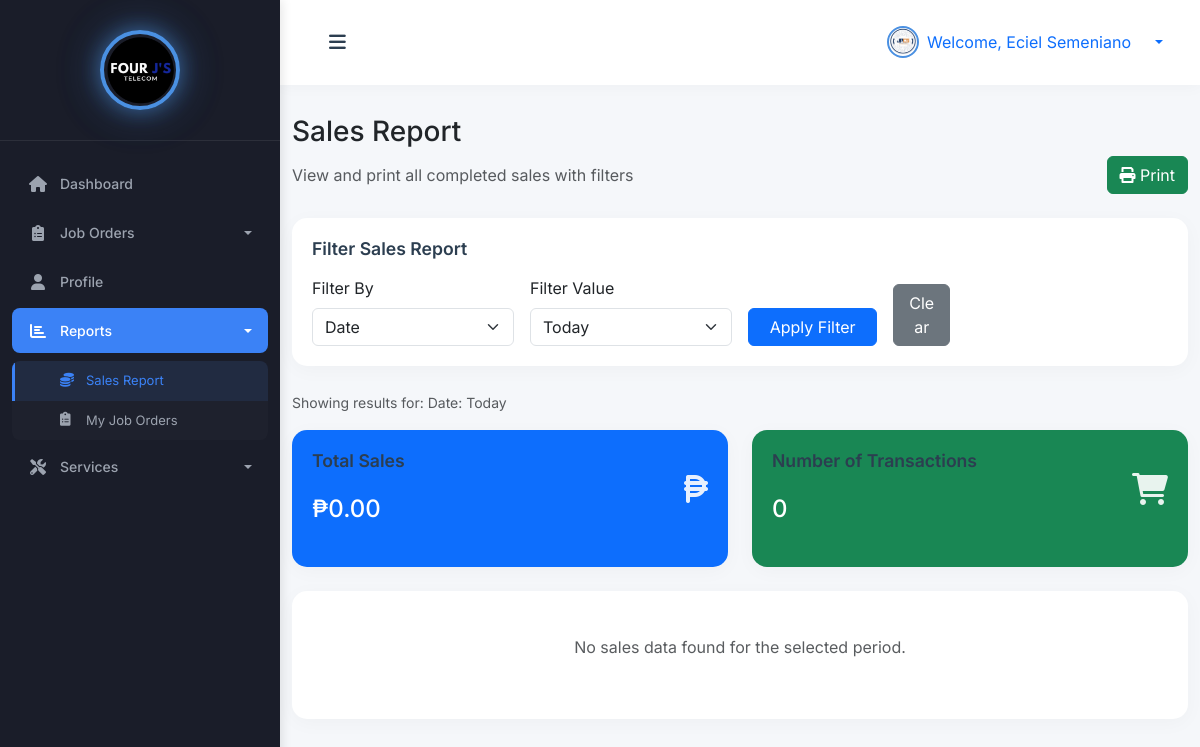
The app's page /technician/sales_report.php (signed in) with its own data.
### tables this page shows
CREATE TABLE `technicians` (
  `id` int(11) NOT NULL,
  `username` varchar(50) NOT NULL,
  `password` varchar(255) NOT NULL,
  `name` varchar(100) NOT NULL,
  `email` varchar(100) DEFAULT NULL,
  `phone` varchar(20) NOT NULL,
  `profile_picture` varchar(255) DEFAULT NULL,
  `created_at` timestamp NOT NULL DEFAULT current_timestamp(),
  `updated_at` timestamp NOT NULL DEFAULT current_timestamp() ON UPDATE current_timestamp()
);

### technician/sales_report.php (the view, shortened to what this page needs)
<?php
try {
    $pdo = new PDO("mysql:host=" . DB_HOST . ";dbname=" . DB_NAME, DB_USER, DB_PASS);
    $pdo->setAttribute(PDO::ATTR_ERRMODE, PDO::ERRMODE_EXCEPTION);
} catch (PDOException $e) {
    die("Database error: " . $e->getMessage());
}
$filter_type = $_GET['filter_type'] ?? 'date';
$filter_value = $_GET['filter_value'] ?? 'day';
$where = '1';
$params = [$_SESSION['user_id']];
switch ($filter_type) {
    case 'date':
        switch ($filter_value) {
            case 'day': $where .= " AND DATE(completed_at) = CURDATE()"; break;
        }
        break;
}
$sql = "SELECT * FROM job_orders WHERE assigned_technician_id = ? AND status = 'completed' AND $where";
$stmt = $pdo->prepare($sql);
$stmt->execute($params);
$sales = $stmt->fetchAll(PDO::FETCH_ASSOC);
$total_sales = 0;
$filter_display_value = $filter_value;
switch ($filter_type) {
    case 'date':
        switch ($filter_value) {
            case 'day': $filter_display_value = 'Today'; break;
        }
        break;
}
$technician = null;
if (isset($_SESSION['user_id'])) {
    $stmt = $pdo->prepare("SELECT name, profile_picture FROM technicians WHERE id = ?");
    $stmt->execute([$_SESSION['user_id']]);
    $technician = $stmt->fetch(PDO::FETCH_ASSOC);
}
require_once 'includes/header.php';
?>
<body>
    <div class="wrapper">
        <?php require_once 'includes/sidebar.php'; ?>
        <div id="content">
        <nav class="navbar navbar-expand-lg navbar-light bg-white">
            <div class="container-fluid">
                <button type="button" id="sidebarCollapse" class="btn">
                    <i class="fas fa-bars"></i>
                </button>
                <div class="ms-auto d-flex align-items-center">
                    <div class="dropdown">
                        <a class="d-flex align-items-center text-decoration-none dropdown-toggle" href="#" id="userDropdown" role="button" data-bs-toggle="dropdown">
                            <img src="<?= !empty($technician['profile_picture']) ? '../' . htmlspecialchars($technician['profile_picture']) : 'https://ui-avatars.com/api/?name=' . urlencode($technician['name'] ?: 'Technician') . '&background=1a237e&color=fff' ?>"
                                 alt="Technician"
                                 class="rounded-circle me-2"
                                 width="32"
                                 height="32"
                                 style="object-fit: cover; border: 2px solid #4A90E2;">
                            <span class="me-3">Welcome, <?= htmlspecialchars($technician['name'] ?: 'Technician') ?></span>
                        </a>
                    </div>
                </div>
            </div>
        </nav>
            <div class="container mt-4">
                <h3>Sales Report</h3>
                <div class="d-flex justify-content-between align-items-center mb-4">
                    <div>
                        <p class="text-muted mb-0">View and print all completed sales with filters</p>
                    </div>
                    <button class="btn btn-success" onclick="window.print()">
                        <i class="fas fa-print"></i> Print
                    </button>
                </div>
            <div class="card mb-4">
                <div class="card-body">
                    <h5 class="card-title mb-3">Filter Sales Report</h5>
                    <form method="get" class="row g-3" id="filterForm">
                        <div class="col-md-3">
                            <label for="filter_type" class="form-label">Filter By</label>
                            <select name="filter_type" id="filter_type" class="form-select" onchange="handleFilterTypeChange()">
                                <option value="date" <?= $filter_type=='date'?'selected':'' ?>>Date</option>
                            </select>
                        </div>
                        <div class="col-md-3">
                            <label for="filter_value" class="form-label">Filter Value</label>
                            <select name="filter_value" id="filter_value" class="form-select" disabled>
                                <option value="">Select filter type first</option>
                            </select>
                        </div>
                        <div class="col-md-2 d-flex align-items-end">
                            <button type="submit" class="btn btn-primary w-100">Apply Filter</button>
                        </div>
                        <div class="col-md-1 d-flex align-items-end">
                            <button type="button" class="btn btn-secondary w-100" onclick="clearFilters()">Clear</button>
                        </div>
                    </form>
                </div>
            </div>
            <div class="d-flex justify-content-between align-items-center mb-3">
                <div>
                    <?php if ($filter_type && $filter_value): ?>
                        <small class="text-muted">
                            Showing results for: <?= htmlspecialchars(ucfirst($filter_type) . ': ' . $filter_display_value) ?>
                        </small>
                    <?php endif; ?>
                </div>
            </div>
            <div class="row mb-4">
                <div class="col-md-6">
                    <div class="card bg-primary text-white">
                        <div class="card-body">
                            <div class="d-flex justify-content-between">
                                <div>
                                    <h6 class="card-title">Total Sales</h6>
                                    <h4>₱<?= number_format($total_sales, 2) ?></h4>
                                </div>
                                <div class="align-self-center">
                                    <i class="fas fa-peso-sign fa-2x"></i>
                                </div>
                            </div>
                        </div>
                    </div>
                </div>
                <div class="col-md-6">
                    <div class="card bg-success text-white">
                        <div class="card-body">
                            <div class="d-flex justify-content-between">
                                <div>
                                    <h6 class="card-title">Number of Transactions</h6>
                                    <h4><?= count($sales) ?></h4>
                                </div>
                                <div class="align-self-center">
                                    <i class="fas fa-shopping-cart fa-2x"></i>
                                </div>
                            </div>
                        </div>
                    </div>
                </div>
            </div>
            <div class="card mb-4">
                <div class="card-body">
                    <?php if (count($sales) > 0): ?>
                    <div class="table-wrapper" style="max-height: 500px; overflow-y: auto; border: 1px solid #dee2e6; border-radius: 0.375rem;">
                        <div class="table-responsive">
                            <table class="table table-striped mb-0" id="salesTable">
                            <thead>
                                <tr>
                                    <th><strong>Ticket ID</strong></th>
                                    <th>Customer</th>
                                    <th>Date</th>
                                    <th>Amount</th>
                                </tr>
                            </thead>
                            <tbody>
                                <?php foreach ($sales as $sale): ?>
                                <tr>
                                    <td><strong><?= htmlspecialchars($sale['job_order_number']) ?></strong></td>
                                    <td><?= htmlspecialchars($sale['customer_name']) ?></td>
                                    <td><?= date('M j, Y', strtotime($sale['completed_at'])) ?></td>
                                    <td>₱<?= number_format($sale['price'], 2) ?></td>
                                </tr>
                                <?php endforeach; ?>
                            </tbody>
                            </table>
                        </div>
                    </div>
                    <?php else: ?>
                    <div class="text-center py-4">
                        <p class="text-muted">No sales data found for the selected period.</p>
                    </div>
                    <?php endif; ?>
                </div>
            </div>
        </div>
        </div>
    </div>
</body>
</html>

### css/style.css (style rules this page uses)
:root { --primary-blue: #4A90E2; --secondary-blue: #5C9CE6; --light-blue: #E8F1FC; --hover-blue: #357ABD; --text-blue: #2C3E50; --success: #2ECC71; --warning: #F1C40F; --danger: #E74C3C; --info: #3498DB; --pastel-purple: #B39DDB; --pastel-pink: #F8BBD0; --pastel-green: #A5D6A7; --pastel-orange: #FFCC80; --card-1: #4A90E2; --card-2: #2ECC71; --card-3: #F1C40F; --card-4: #E74C3C; --sidebar-bg: #2C3E50; --sidebar-header: #1A252F; --sidebar-hover: #34495E; --sidebar-active: #3498DB; }
body { font-family: 'Inter', -apple-system, BlinkMacSystemFont, 'Segoe UI', Roboto, sans-serif; background: #F5F7FA; }
.dropdown-toggle::after { margin-left: 8px; }
.wrapper { display: flex; width: 100%; align-items: stretch; }
#content { margin-left: 280px; min-height: 100vh; transition: all 0.3s ease; background: #F5F7FA; padding: 0; width: calc(100% - 280px); }
@media (min-width: 769px) { #content { margin-left: 280px; width: calc(100% - 280px); } }
@media (min-width: 769px) { #sidebarCollapse { display: block !important; } }
.card { border-radius: 15px; box-shadow: 0 4px 20px rgba(0, 0, 0, 0.03); margin-bottom: 25px; border: none; transition: transform 0.3s ease, box-shadow 0.3s ease; }
.card-body { padding: 1.75rem; }
.card-title { margin-bottom: 1.5rem; font-weight: 600; color: var(--text-blue); font-size: 1.1rem; }
.card i { opacity: 0.9; transition: transform 0.3s ease; }
.navbar { padding: 20px 25px; background: #fff; border: none; border-radius: 0; margin-bottom: 30px; box-shadow: 0 2px 15px rgba(0, 0, 0, 0.03); }
#sidebarCollapse { background: transparent; border: none; color: var(--text-blue); font-size: 1.2rem; padding: 8px 12px; border-radius: 8px; transition: all 0.3s; }

### technician/includes/header.php (style rules this page uses)
.card { height: 100%; margin-bottom: 1rem; }
.card-body { padding: 1.25rem; }
#userDropdown { transition: all 0.2s ease; }
#userDropdown img { border: 2px solid #4A90E2; transition: all 0.2s ease; }

### records on screen
technicians: profile_picture (picture), name "Eciel Semeniano"

### other values on screen
ucfirst($filter_type) . ': ' . $filter_display_value "Date: Today"
$total_sales "0.00"
count($sales) "0"
